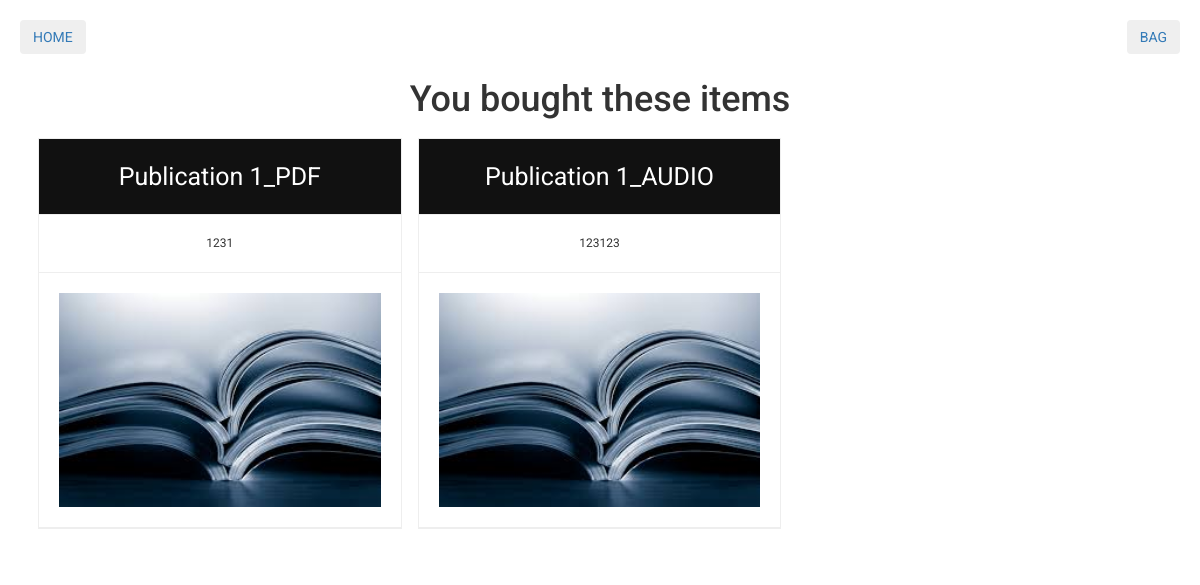
Before: /order/2/ with the older database file.
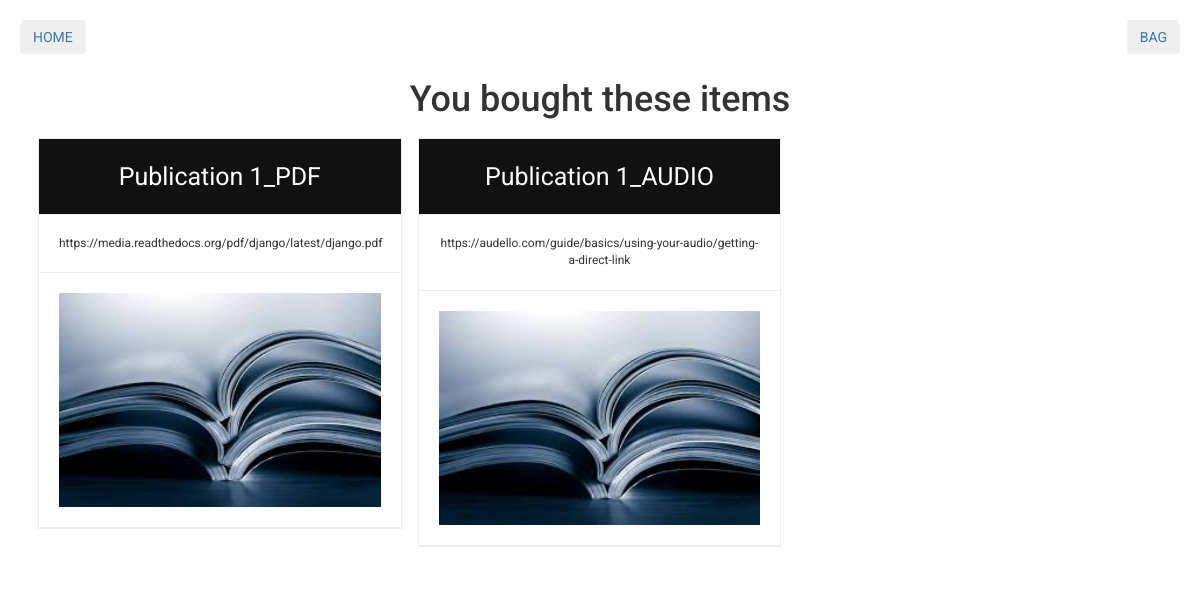
After: the same page with the newer database file.
### core/models.py (models this page shows, shortened)
class CartItem(models.Model):
    cart = models.ForeignKey('Cart', verbose_name=_('cart'))
    quantity = models.PositiveIntegerField(verbose_name=_('quantity'))
    unit_price = models.DecimalField(max_digits=18, decimal_places=2, verbose_name=_('unit price'))
    content_type = models.ForeignKey(ContentType)
    object_id = models.PositiveIntegerField()
    objects = ItemManager()
    class Meta:
        verbose_name = _('item')
        verbose_name_plural = _('items')
        ordering = ('cart',)
    def get_product(self):
        return self.content_type.get_object_for_this_type(pk=self.object_id)
    def set_product(self, product):
        self.content_type = ContentType.objects.get_for_model(type(product))
        self.object_id = product.pk
    product = property(get_product, set_product)
    def total_price(self):
        return self.quantity * self.unit_price
    total_price = property(total_price)

class PublicationEntity(models.Model):
    PDF = 'PDF'
    PAPERBACK = 'PAPERBACK'
    AUDIO = 'AUDIO'
    PUBLICATION_TYPE_CHOICES = (
        (PDF, 'PDF'),
        (PAPERBACK, 'PAPERBACK'),
        (AUDIO, 'AUDIO'),
    )
    publication = models.ForeignKey('Publication')
    publication_type = models.CharField(max_length=10, choices=PUBLICATION_TYPE_CHOICES)
    price = models.PositiveIntegerField(null=True)
    link = models.URLField(max_length=255, blank=True)
    def __unicode__(self):
        return '{}_{}'.format(self.publication.name, self.publication_type)

class Publication(models.Model):
    name = models.CharField(max_length=100)
    description = models.TextField()

### core/views.py (the view)
# urls.py: url(r'^order/(?P<pk>[0-9]+)/$', OrderView.as_view(), name='view_order'),
class OrderView(DetailView):
    model = CartModel
    template_name = 'order.html'
    context_object_name = 'cart'
    def get_context_data(self, **kwargs):
        context = super(OrderView, self).get_context_data(**kwargs)
        context['order'] = self.get_object()
        return context

### templates/order.html
{% extends 'base.html' %}
{% load staticfiles %}
{% block content %}
    <h1>You bought these items</h1>
    {% for item in order.cartitem_set.all %}
        <div class="columns">
            <ul class="price">
                <li class="header">{{ item.product }}</li>
                <li class="gray small-text">{{ item.product.link }}</li>
                <li><img src="{% static 'img/publication.jpg' %}"/></li>
            </ul>
        </div>
    {% endfor %}
{% endblock %}

Changed rows visible on the page:
changed through a linked row, CartItem "Publication 1_PDF": product.link "1231" → "https://media.readthedocs.org/pdf/django/latest/django.pdf"
changed through a linked row, CartItem "Publication 1_AUDIO": product.link "123123" → "https://audello.com/guide/basics/using-your-audio/getting-a-direct-link"
